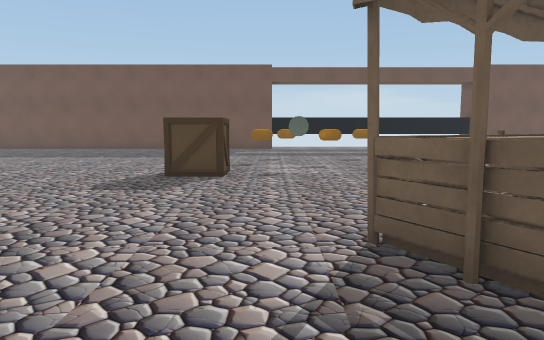
[1] (above)

22 first-person views from a walk through a scene from a Unity 3-D project. The camera is 1.2 m above the floor, tilts 6° down and sees 70° across. The floor is counted in squares, 1 m on a side. Each view is taken from the middle of a square. On the plan, view 1 faces up. The plan holds only what a view shows up to about 15 squares ahead; the rest is blank. The place goes on beyond the plan. The player character is not drawn. Some animated figures are not drawn. Some surface patterns are stand-ins.

[2]
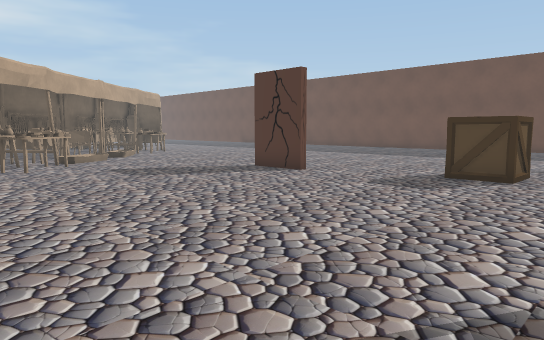

[3]
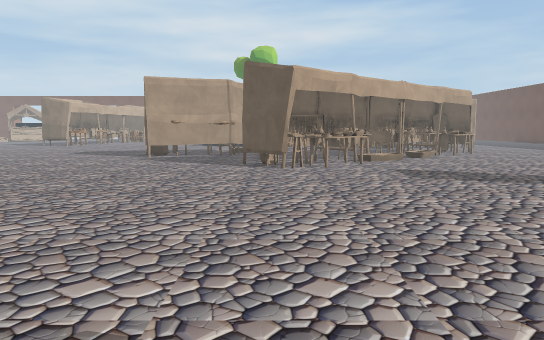

[4]
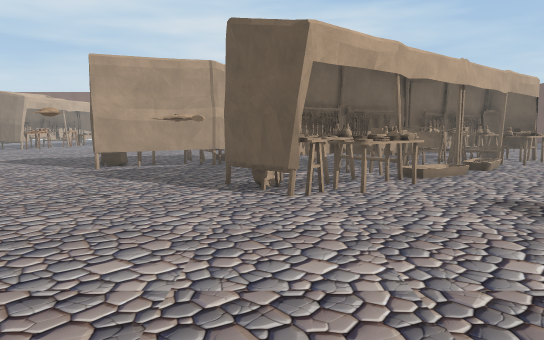

[5]
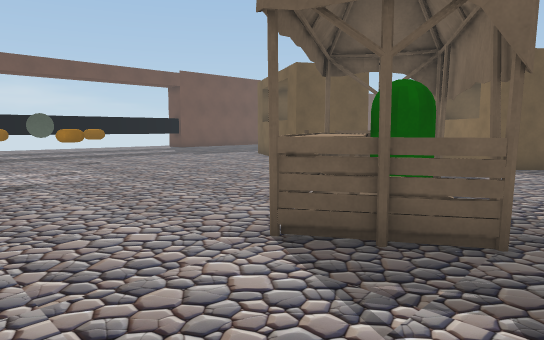

[6]
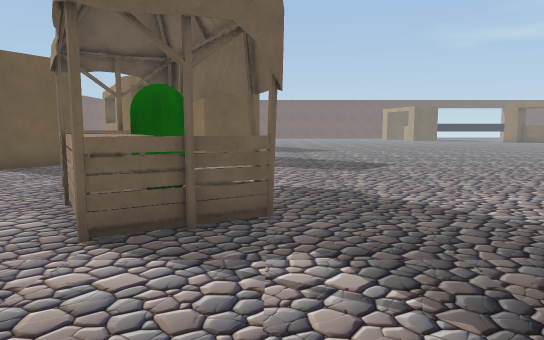

[7]
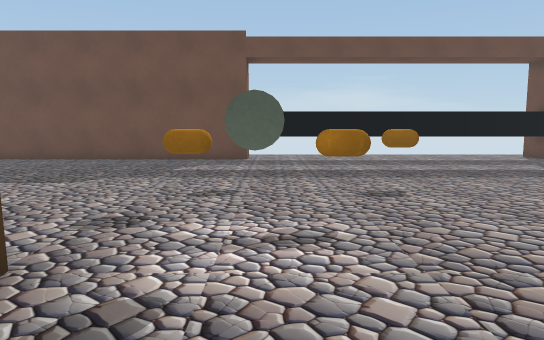

[8]
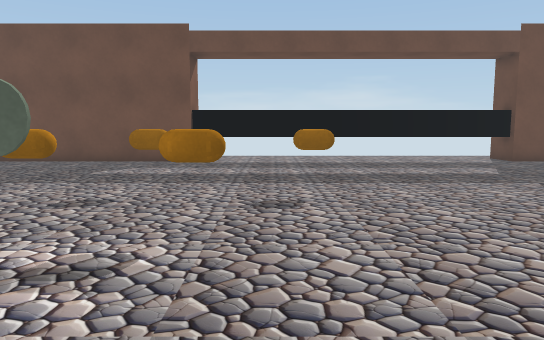

[9]
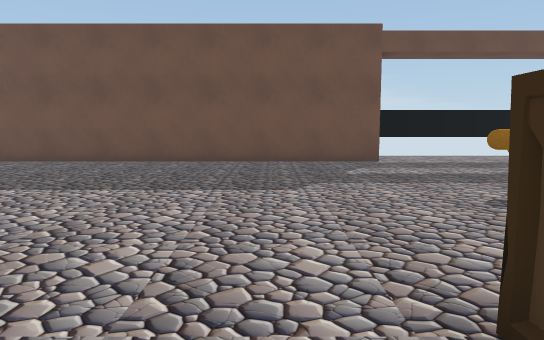

[10]
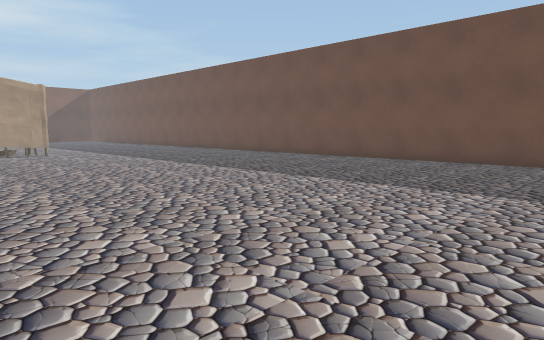

[11]
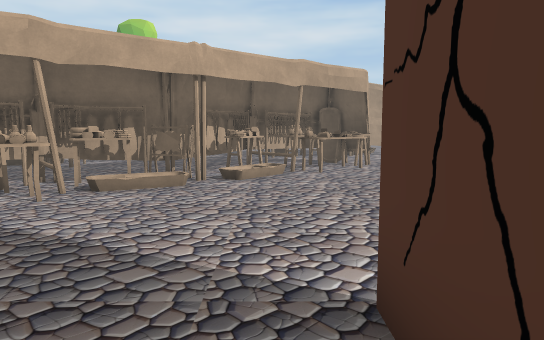

[12]
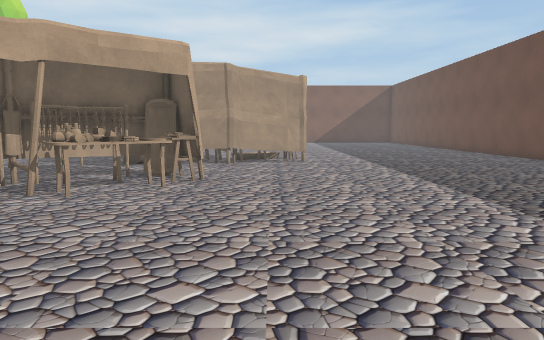

[13]
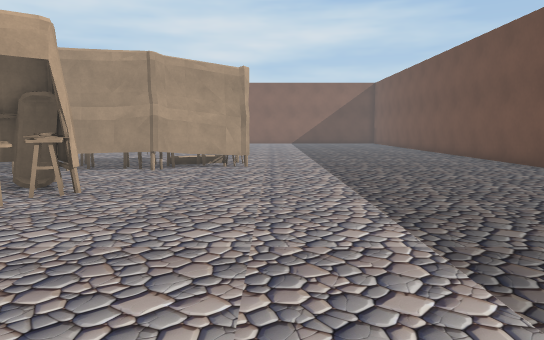

[14]
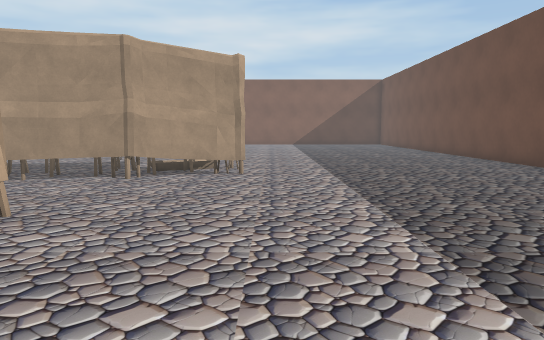

[15]
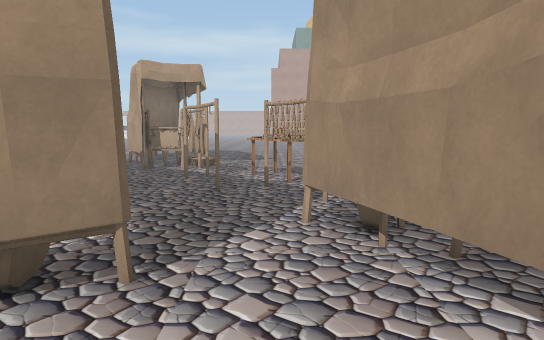

[16]
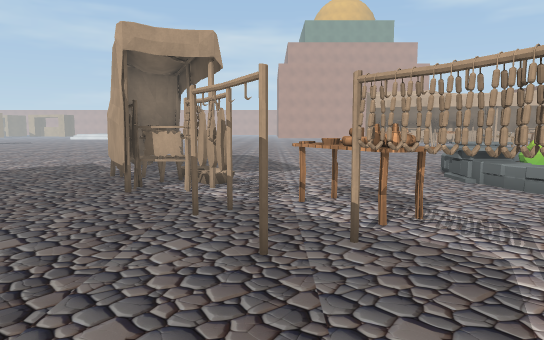

[17]
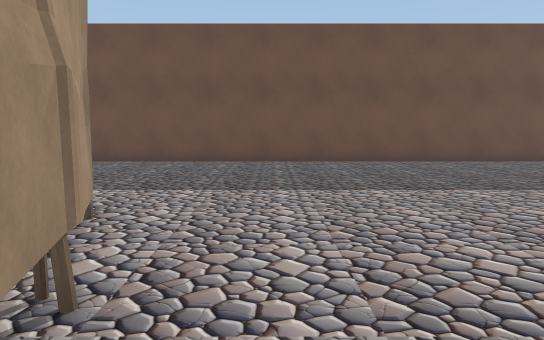

[18]
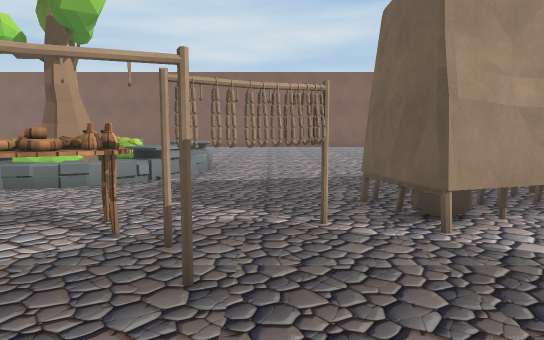

[19]
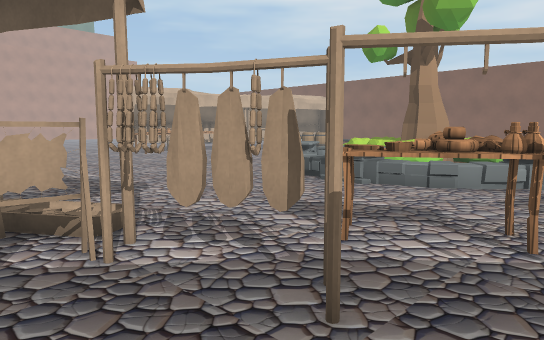

[20]
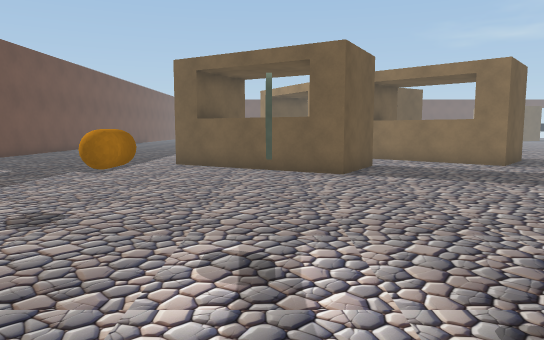

[21]
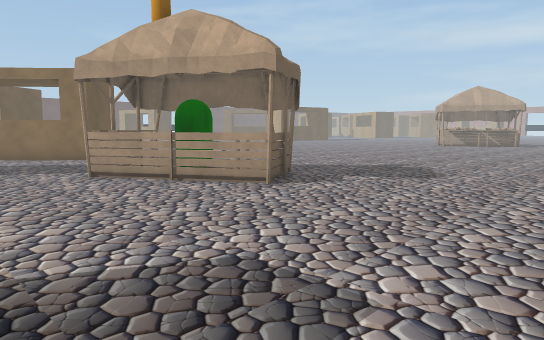

[22]
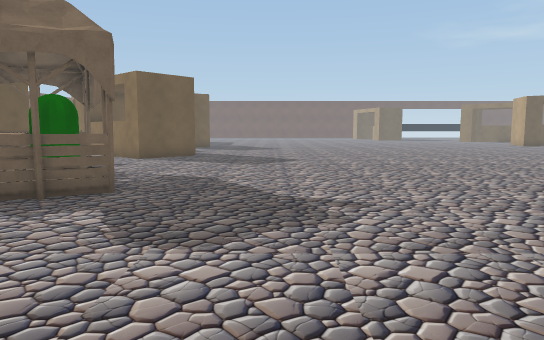

### Floor plan
Key: @ floor where view 1 was taken; # wall or solid block; . main floor; : floor 0.25 m higher than the main floor; + floor 0.5 m higher than the main floor; * floor 0.75 m higher than the main floor; / step, stairs or slope; ^ raised ledge; C orange capsule; I disc; B box; G green capsule; T table; U bush; R tree; O other object.
Columns run from 29 left of view 1 to 13 right of it. Each row starts with its distance up from view 1.
 24 ##############################^^^^^^^^^^^##
 23 ...........................................
 22 ...........................................
 21 ...........................................
 20 ...........................................
 19 ..........................................
 18 .........................................
 17 ..............................C..C.........
 16 ...........................................
 15 ........................................#
 14 ...OOO.......................C.C........##
 13  ../OO.................................##
 12     OO........................I.......##
 11   ..OOO..OOO..............B B.........##
 10  ..OOOO.OOOOO.............BBB.........##
  9 ... OOO..OOOO........##................##
  8 ....OOO...OOO/.............................
  7 ......O....OOO............................#
  6 .......O....OOO/.................OO......##
  5 .......OO....OO/...............OOOOO....##
  4 //O...TT.O...OOOOO............OOOG O....##
  3   /...TTTO....OOOOO............O:........##
  2 U  /...T.O.O...OOOO............O...........
  1 RU +...../OO....OOO.......................
  0 RUU*O..../OOO....O.O.........@............
 -1 RU /......:OO......O.O....................
 -2 OO /......OOO.............................
 -3  O ....... OOO............................
 -4   ........ OOO..........   ...............
 -5   ........ OO..........    ...............
 -6   ...................      ... ...........

Positions as (right, up) in squares from view 1, and headings:
1: (0, 0), facing up
2: (1, 0), facing up-left
3: (1, 1), facing left
4: (-4, 1), facing left
5: (-2, 1), facing up-right
6: (-3, 2), facing right
7: (1, 8), facing up
8: (3, 9), facing up
9: (-4, 9), facing up
10: (-5, 9), facing up-left
11: (-6, 8), facing left
12: (-10, 13), facing left
13: (-12, 15), facing left
14: (-14, 15), facing left
15: (-22, 13), facing down
16: (-21, 9), facing down
17: (-22, 9), facing up
18: (-18, 6), facing left
19: (-18, 5), facing down-left
20: (-2, 12), facing right
21: (-5, 10), facing down-right
22: (-5, -1), facing right
